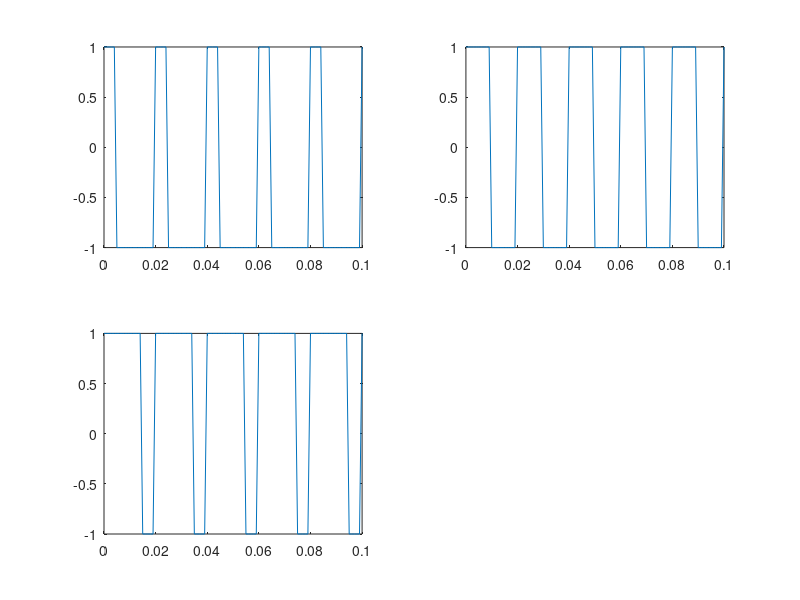

Write the MATLAB code that produced this figure.
t = 0:1/1e3:0.1;
subplot(2,2,1)
y = square(2*pi*50*t,25);
plot(t,y)
subplot(2,2,2)
y = square(2*pi*50*t,50);
plot(t,y)
subplot(2,2,3)
y = square(2*pi*50*t,75);
plot(t,y)
